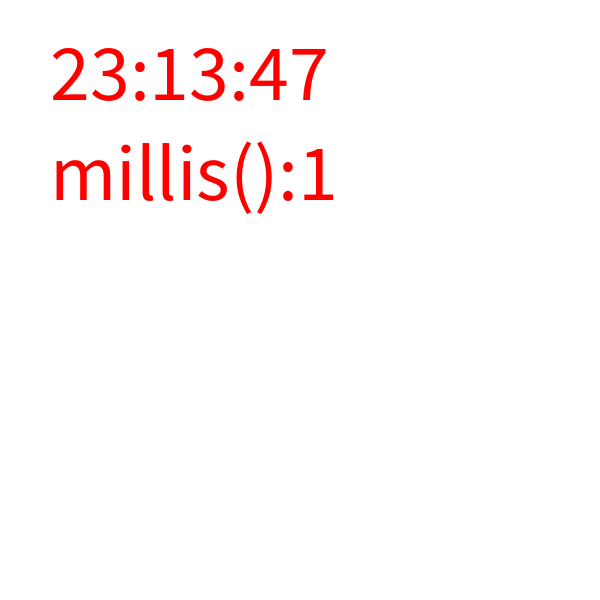
Frame 1 (no input)
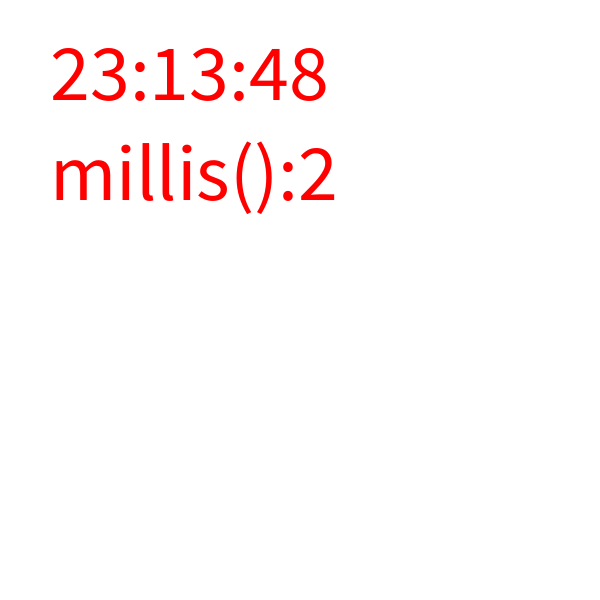
Frame 60 (the mouse pressed at the canvas centre just before this capture)
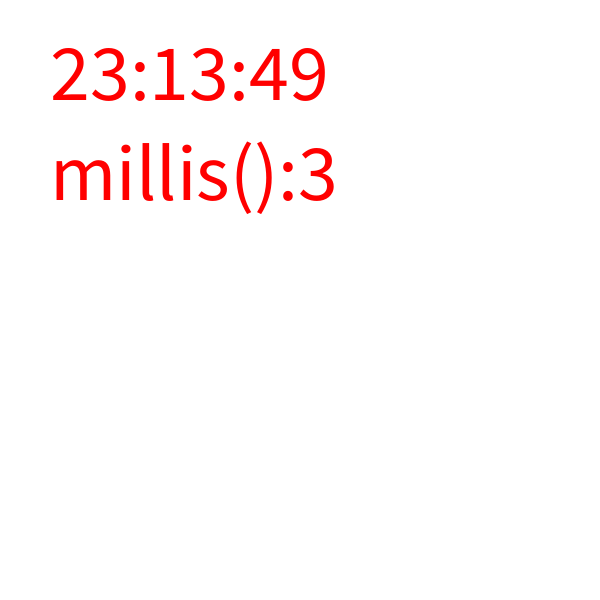
Frame 120 (the mouse held since frame 60 and released just before this capture)

The Processing sketch that drew these frames (run headless with seeded random() and noise(); from frame 60 on, the mouse is pressed at the canvas centre):

// Processing sketch: week10_01_5_millis_find_hour_minute_second
// ── week10_01_5_millis_find_hour_minute_second.pde
void setup(){
  size(600,600);//(3)大窗子
  fill(255,0,0);//(2)第二週教過
  textSize(80);//(4)放大字
}
void draw(){
  background(255);//白
  text(hour()+":"+minute()+":"+second(),50,100);
  text("millis():"+millis()/1000,50,200);//準
}//每秒60frame,過了幾個frame
//kilo- meter- centi- milli(millis千分之一秒)
